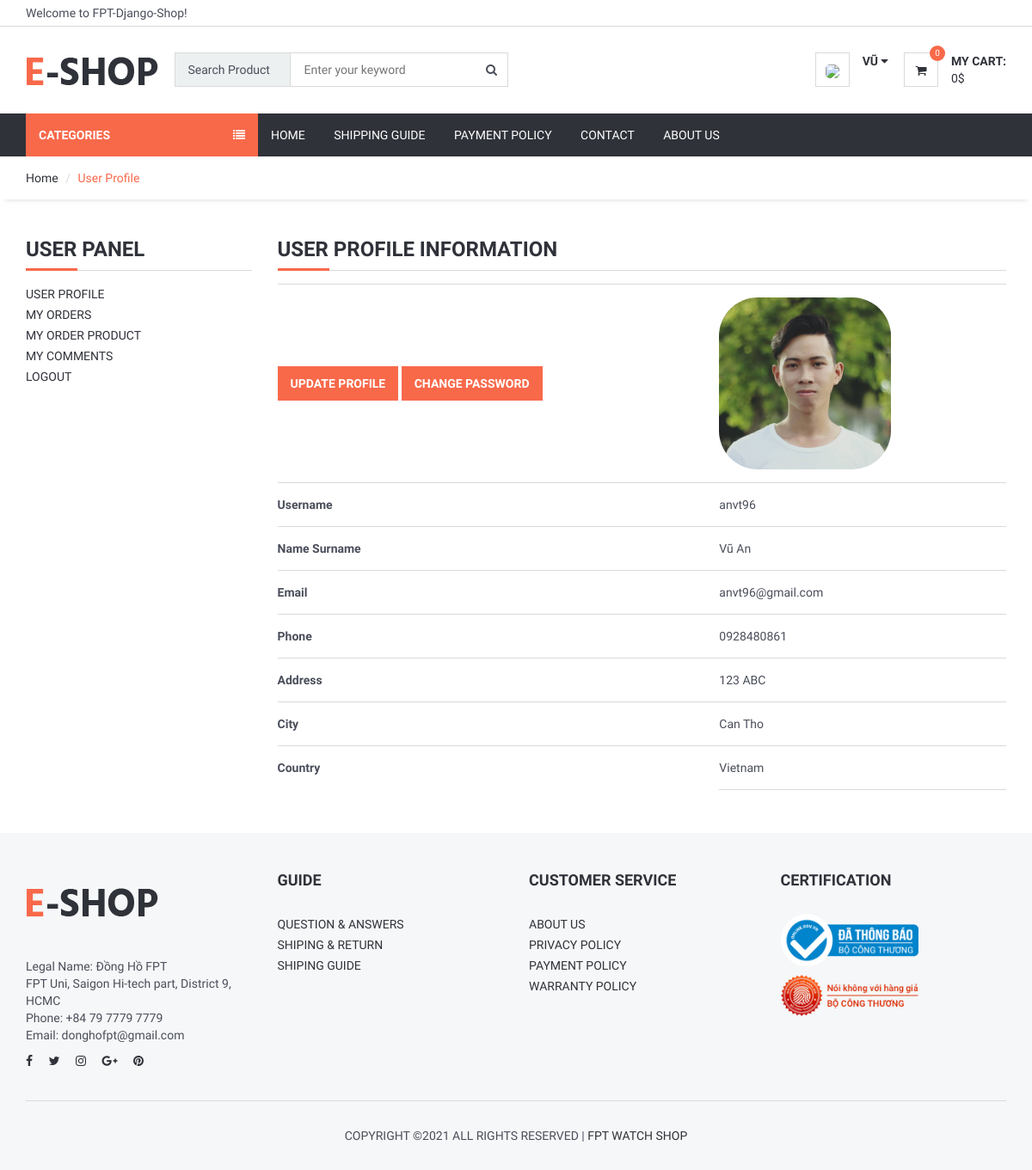
The app's page /user/ (signed in) with its own data.
### user/models.py (models this page shows, shortened)
class UserProfile(models.Model):
    user = models.OneToOneField(User, on_delete=models.CASCADE)
    phone = models.CharField(blank=True, max_length=28)
    address = models.CharField(blank=True, max_length=150)
    city = models.CharField(blank=True, max_length=50)
    country = models.CharField(blank=True, max_length=50)
    image = models.ImageField(blank=True, upload_to='images/users/')
    User._meta.get_field('email')._unique = True
    def image_tag(self):
        return mark_safe('<img src="{}" height="50"/>'.format(self.image.url))
    image_tag.short_description = 'Image'

### user/views.py (the view)
# urls.py: path('', views.index, name='index'),
@login_required(login_url='/login') # Check login
def index(request):
    category = Category.objects.filter(status='True')
    current_user = request.user  # Access User Session information
    profile = UserProfile.objects.get(user_id=current_user.id)
    context = {'category': category,
               'profile':profile}
    return render(request,'user/user_profile.html',context)

### order/cart.py (called while the page is built)
    def __len__(self):
        return sum(item["quantity"] for item in self.cart.values())

    def get_total_price_after_user_voucher(self):
        if self.voucher:
            if self.cart:
                return self.voucher['voucher']['total_after_used_voucher']
            else:
                return 0
        else:
            return self.get_total_price()

    def get_subtotal_price(self):
        if self.cart:
            return round(sum(float(item['price']) * item['quantity']
                for item in self.cart.values()),2)
        else:
            return 0

    def get_total_price(self):
        subtotal = self.get_subtotal_price()
        total = subtotal
        return total

### order/context_processors.py (called while the page is built)
def cart(request):
    return {'cart': Cart(request)}

### user/templates/user/user_profile.html (shortened to what this page needs)
{% extends 'home/homebase.html' %}
{% load static %}
{% block sidebar %}{% include 'home/sidebar.html' %}{% endblock %}
{% block body %}
	<div id="breadcrumb">
		<div class="container">
			<ul class="breadcrumb">
				<li><a href="/">Home</a></li>
				<li class="active">User Profile</li>
			</ul>
		</div>
	</div>
	<div class="section">
		<div class="container">
			<div class="row">
                <div class="col-md-3">
					{% include "user/user_panel.html" %}
                </div>
				<div class="col-md-9">
                    <div class="billing-details">
                        <div class="section-title">
                            <h3 class="title">User Profile Information</h3>
                        </div>
                    </div>
				    <table class="shopping-cart-table table">
                        <tr>
                            <th class="text-left">
                                <a href="/user/update" class="primary-btn">Update Profile</a>
                                <a href="/user/password" class="primary-btn">Change Password</a>
                            </th>
                            <td><img src="{{ profile.image.url }}" style="border-radius: 45px; height: 200px "></td>
                        </tr>
                        <tr>
                            <th class="text-left">Username</th>
                            <td class="text-left">{{ user.username}}  </td>
                        </tr>
                        <tr>
                            <th class="text-left">Name Surname</th>
                            <td class="text-left">{{ user.first_name}} {{ user.last_name}} </td>
                        </tr>
                        <tr>
                            <th class="text-left">Email</th>
                            <td class="text-left">{{ profile.user.email}}</td>
                        </tr>
                        <tr>
                            <th class="text-left">Phone</th>
                            <td class="text-left">{{ profile.phone}}</td>
                        </tr>
                        <tr>
                            <th class="text-left">Address</th>
                            <td class="text-left">{{ profile.address}}</td>
                        </tr>
                        <tr>
                            <th class="text-left">City</th>
                            <td class="text-left">{{ profile.city}}</td>
                        </tr>
                        <tr>
                            <th class="text-left">Country</th>
                            <td class="text-left">{{ profile.country}}</td>
                        </tr>
                    </table>
                </div>
			</div>
		</div>
	</div>
{% endblock %}

### home/templates/home/header.html (shortened to what this page needs)
	{% load static %}
	<header>
		<div id="top-header">
			<div class="container">
				<div class="pull-left">
					<span>Welcome to FPT-Django-Shop!</span>
				</div>
			</div>
		</div>
		<div id="header">
			<div class="container">
				<div class="pull-left">
					<div class="header-logo">
						<a class="logo" href="/">
							<img src="{% static './img/logo.png' %}" alt="">
						</a>
					</div>
					<div class="header-search">
						<form action="/search/" method="POST">
							<input id="query" name="query" class="input search-input" type="text" placeholder="Enter your keyword">
						 	<select name="catid" class="input search-categories"
							 style="background-color: #ecf0f1;-webkit-appearance: none;"
							 onmousedown="(function(e){ e.preventDefault(); })(event, this)">
								<option value="0" hidden>Search Product</option>
							</select>
							<button class="search-btn"><i class="fa fa-search"></i></button>
						</form>
					</div>
				</div>
				<div class="pull-right">
					<ul class="header-btns">
						<li class="header-account dropdown default-dropdown">
						{% if user.id is not None %}
							<div class="dropdown-toggle" role="button" data-toggle="dropdown" aria-expanded="true">
								<div class="header-btns-icon">
									<img src="{{ request.session.userimage }}" style="height: 40px; border-radius: 30%">
								</div>
								<strong class="text-uppercase">{{user.first_name}} <i class="fa fa-caret-down"></i></strong>
							</div>
						{% else %}
							<a href="/login" class="text-uppercase">Login</a> / <a href="/signup" class="text-uppercase">Sign Up</a>
						{% endif %}
						</li>
						<li class="header-cart dropdown default-dropdown">
							<a href="/shopcart/" >
								<div class="header-btns-icon">
									<i class="fa fa-shopping-cart"></i>
									<span class="qty" id="cart-count">
										{% with total_quantity=cart|length %}
                    							{{ total_quantity}}
										{% endwith %}
									</span>
								</div>
								<strong class="text-uppercase">My Cart:</strong>
								<br>
								<span id="cart-price">{{cart.get_total_price_after_user_voucher}}$</span>
							</a>
						</li>
					</ul>
				</div>
			</div>
		</div>
	</header>

### home/static/css/style.css (style rules this page uses)
body { font-family: 'Hind', sans-serif; color: #4A4E5A; overflow-x: hidden; }
h1, h2, h3, h4, h5, h6 { color: #30323A; margin: 0 0 10px; font-weight: 700; }
a { color: #30323A; -webkit-transition: 0.3s color; transition: 0.3s color; }
strong { color: #30323A; }
ul, ol { margin: 0; padding: 0; list-style: none }
.main-btn, .primary-btn { display: inline-block; padding: 10px 15px; text-transform: uppercase; font-weight: 700; border: none; -webkit-transition: 0.3s all; transition: 0.3s all; }
.primary-btn { color: #FFF; background-color: #F8694A; }
.input { width: 100%; height: 40px; padding: 0px 15px; border: none; background-color: transparent; -webkit-box-shadow: 0px 0px 0px 1px #DADADA inset, 0px 0px 0px 5px transparent; box-shadow: 0px 0px 0px 1px #DADADA inset, 0px 0px 0px 5px transparent; -webkit-transition: 0.3s all; transition: 0.3s all; }
.section { padding-top: 30px; padding-bottom: 30px; }
.section-title { position: relative; margin-bottom: 15px; margin-top: 15px; border-bottom: 1px solid #DADADA; }
.section-title .title { display: inline-block; text-transform: uppercase; }
.section-title:after { content: ""; position: absolute; left: 0; bottom: -1.5px; height: 3px; width: 60px; background-color: #F8694A; }
#breadcrumb { -webkit-box-shadow: 0px 6px 6px -6px rgba(0, 0, 0, 0.175); box-shadow: 0px 6px 6px -6px rgba(0, 0, 0, 0.175); }
.breadcrumb { background-color: transparent; border: none; border-radius: 0px; padding: 15px 0px; margin: 0; }
.breadcrumb>.active { color: #F8694A; }
.breadcrumb>li+li:before { color: #DADADA; }
#header { padding-top: 15px; padding-bottom: 15px; }
#top-header { padding-top: 5px; padding-bottom: 5px; border-bottom: 1px solid #DADADA; }
.header-logo { display: inline-block; margin-right: 15px; }
.header-logo .logo>img { width: 100%; max-height: 70px; }
.header-search { display: inline-block; padding: 15px 0px; max-width: 400px; }
.header-search>form { position: relative; }
.header-search>form .search-input { padding-left: 150px; padding-right: 45px; }
.header-search>form .search-categories { position: absolute; left: 0px; top: 0px; width: 135px; }
.header-search>form .search-btn { position: absolute; top: 0px; right: 0px; width: 40px; height: 40px; background-color: transparent; border: none; }
.header-btns>li { display: inline-block; vertical-align: top; padding: 15px 0px; }
.header-btns>li+li { margin-left: 15px; }
.header-btns>li .header-btns-icon { position: relative; float: left; margin-right: 15px; width: 40px; height: 40px; line-height: 40px; text-align: center; color: #30323A; background-color: #FFF; border: 1px solid #DADADA; }
.header-btns .dropdown-toggle { display: block; cursor: pointer; }
.header-cart .header-btns-icon .qty { position: absolute; right: -9px; top: -9px; width: 18px; height: 18px; line-height: 18px; text-align: center; font-size: 10px; background: #F8694A; color: #FFF; border-radius: 50%; }
.shopping-cart-table>tbody>tr>td, .shopping-cart-table>tbody>tr>th, .shopping-cart-table>tfoot>tr>td, .shopping-cart-table>tfoot>tr>th, .shopping-cart-table>thead>tr>td, .shopping-cart-table>thead>tr>th { padding: 15px 0px; vertical-align: middle; border-top: 1px solid #DADADA; }
.shopping-cart-table>tbody>tr:last-child>td { border-bottom: 1px solid #DADADA; }

### records on screen
UserProfile: image (picture), user.email "anvt96@gmail.com", phone "0928480861", address "123 ABC", city "Can Tho", country "Vietnam"

### other values on screen
{{ user.first_name }} "VŨ"
{{ total_quantity }} "0"
{{ cart.get_total_price_after_user_voucher }} "0"
{{ user.username }} "anvt96"
{{ user.first_name }} "Vũ"
{{ user.last_name }} "An"
